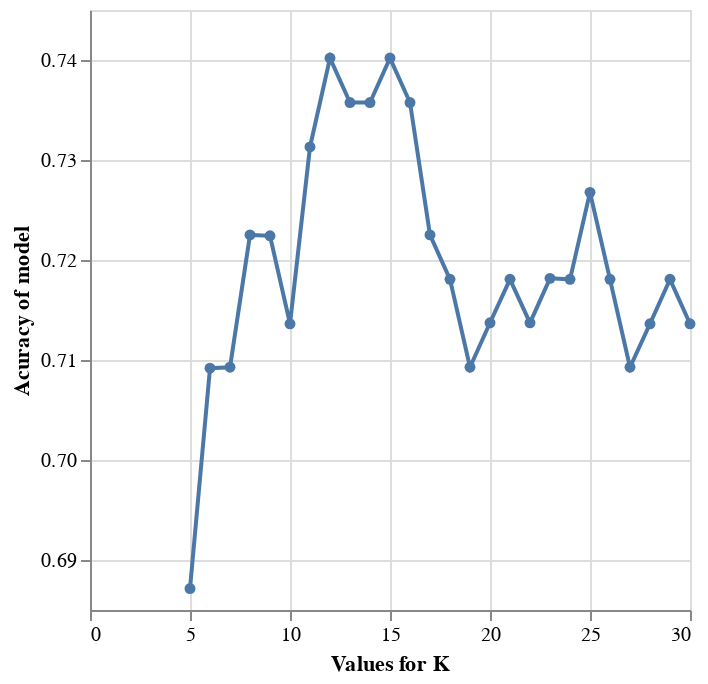

The cell this chart's notebook holds for it:
### Code cell
np.random.seed(1234)
knn = KNeighborsClassifier()
parameter_grid = {
    "n_neighbors": range(5, 31)}
grid_search = GridSearchCV(
    estimator=knn, 
    param_grid=parameter_grid, 
    cv=5, 
    return_train_score=True, 
    n_jobs=-1)
X_heart_train=heart_disease_train[['cholesterol','max_heart_rate','resting_bp']]
y_heart_train=heart_disease_train['diagnosis']
grid_search.fit(X_heart_train, y_heart_train)

grid_results=pd.DataFrame(grid_search.cv_results_)

cross_val_plot = alt.Chart(grid_results).mark_line(point=True).encode(
    x=alt.X("param_n_neighbors").title("Values for K").scale(zero=True),
    y=alt.Y("mean_test_score").title("Acuracy of model").scale(zero=False)
)

cross_val_plot

### Figure 1 — Vega-Lite specification as saved in the notebook (floating-point values rounded to 4 significant figures)
{"config": {"view": {"continuousWidth": 300, "continuousHeight": 300}}, "data": {"name": "data-84d4bf8fcd8cc45e2caf03156ad552e7"}, "mark": {"type": "line", "point": true}, "encoding": {"x": {"field": "param_n_neighbors", "scale": {"zero": true}, "title": "Values for K", "type": "quantitative"}, "y": {"field": "mean_test_score", "scale": {"zero": false}, "title": "Acuracy of model", "type": "quantitative"}}, "$schema": "https://vega.github.io/schema/vega-lite/v5.16.3.json", "datasets": {"data-84d4bf8fcd8cc45e2caf03156ad552e7": [{"mean_fit_time": 0.002929, "std_fit_time": 0.0006232, "mean_score_time": 0.004628, "std_score_time": 0.0002974, "param_n_neighbors": 5, "params": {"n_neighbors": 5}, "split0_test_score": 0.6957, "split1_test_score": 0.6957, "split2_test_score": 0.6667, "split3_test_score": 0.6667, "split4_test_score": 0.7111, "mean_test_score": 0.6871, "std_test_score": 0.01765, "rank_test_score": 26, "split0_train_score": 0.779, "split1_train_score": 0.7569, "split2_train_score": 0.7747, "split3_train_score": 0.7857, "split4_train_score": 0.7582, "mean_train_score": 0.7709, "std_train_score": 0.01145}, {"mean_fit_time": 0.002745, "std_fit_time": 0.0003506, "mean_score_time": 0.004698, "std_score_time": 0.0006816, "param_n_neighbors": 6, "params": {"n_neighbors": 6}, "split0_test_score": 0.6957, "split1_test_score": 0.7391, "split2_test_score": 0.6889, "split3_test_score": 0.6889, "split4_test_score": 0.7333, "mean_test_score": 0.7092, "std_test_score": 0.0223, "rank_test_score": 25, "split0_train_score": 0.768, "split1_train_score": 0.7459, "split2_train_score": 0.7527, "split3_train_score": 0.7582, "split4_train_score": 0.7527, "mean_train_score": 0.7555, "std_train_score": 0.00736}, {"mean_fit_time": 0.002941, "std_fit_time": 0.0003934, "mean_score_time": 0.004496, "std_score_time": 0.0002119, "param_n_neighbors": 7, "params": {"n_neighbors": 7}, "split0_test_score": 0.6957, "split1_test_score": 0.7174, "split2_test_score": 0.7333, "split3_test_score": 0.6667, "split4_test_score": 0.7333, "mean_test_score": 0.7093, "std_test_score": 0.0254, "rank_test_score": 22, "split0_train_score": 0.7569, "split1_train_score": 0.7514, "split2_train_score": 0.7637, "split3_train_score": 0.7692, "split4_train_score": 0.7253, "mean_train_score": 0.7533, "std_train_score": 0.01526}, {"mean_fit_time": 0.002711, "std_fit_time": 0.0002581, "mean_score_time": 0.004418, "std_score_time": 0.000204, "param_n_neighbors": 8, "params": {"n_neighbors": 8}, "split0_test_score": 0.6957, "split1_test_score": 0.7391, "split2_test_score": 0.7556, "split3_test_score": 0.7111, "split4_test_score": 0.7111, "mean_test_score": 0.7225, "std_test_score": 0.02168, "rank_test_score": 8, "split0_train_score": 0.7403, "split1_train_score": 0.7624, "split2_train_score": 0.7637, "split3_train_score": 0.7637, "split4_train_score": 0.7308, "mean_train_score": 0.7522, "std_train_score": 0.01394}, {"mean_fit_time": 0.00274, "std_fit_time": 0.0002656, "mean_score_time": 0.0044, "std_score_time": 0.0003149, "param_n_neighbors": 9, "params": {"n_neighbors": 9}, "split0_test_score": 0.7174, "split1_test_score": 0.7391, "split2_test_score": 0.7333, "split3_test_score": 0.6889, "split4_test_score": 0.7333, "mean_test_score": 0.7224, "std_test_score": 0.01826, "rank_test_score": 10, "split0_train_score": 0.7569, "split1_train_score": 0.7403, "split2_train_score": 0.7308, "split3_train_score": 0.7363, "split4_train_score": 0.7143, "mean_train_score": 0.7357, "std_train_score": 0.01382}, {"mean_fit_time": 0.003051, "std_fit_time": 0.0006364, "mean_score_time": 0.005006, "std_score_time": 0.00096, "param_n_neighbors": 10, "params": {"n_neighbors": 10}, "split0_test_score": 0.7174, "split1_test_score": 0.7174, "split2_test_score": 0.7333, "split3_test_score": 0.6889, "split4_test_score": 0.7111, "mean_test_score": 0.7136, "std_test_score": 0.01439, "rank_test_score": 19, "split0_train_score": 0.7514, "split1_train_score": 0.7569, "split2_train_score": 0.7363, "split3_train_score": 0.7418, "split4_train_score": 0.7143, "mean_train_score": 0.7401, "std_train_score": 0.01479}, {"mean_fit_time": 0.002697, "std_fit_time": 0.0002455, "mean_score_time": 0.004465, "std_score_time": 0.0002528, "param_n_neighbors": 11, "params": {"n_neighbors": 11}, "split0_test_score": 0.7174, "split1_test_score": 0.7391, "split2_test_score": 0.7333, "split3_test_score": 0.7111, "split4_test_score": 0.7556, "mean_test_score": 0.7313, "std_test_score": 0.01584, "rank_test_score": 6, "split0_train_score": 0.7459, "split1_train_score": 0.7569, "split2_train_score": 0.7363, "split3_train_score": 0.7473, "split4_train_score": 0.7418, "mean_train_score": 0.7456, "std_train_score": 0.00682}, {"mean_fit_time": 0.002494, "std_fit_time": 8.905e-05, "mean_score_time": 0.004223, "std_score_time": 5.5e-05, "param_n_neighbors": 12, "params": {"n_neighbors": 12}, "split0_test_score": 0.7174, "split1_test_score": 0.7391, "split2_test_score": 0.7333, "split3_test_score": 0.7333, "split4_test_score": 0.7778, "mean_test_score": 0.7402, "std_test_score": 0.02014, "rank_test_score": 1, "split0_train_score": 0.7569, "split1_train_score": 0.7569, "split2_train_score": 0.7473, "split3_train_score": 0.7637, "split4_train_score": 0.7363, "mean_train_score": 0.7522, "std_train_score": 0.009548}, {"mean_fit_time": 0.002645, "std_fit_time": 0.0001739, "mean_score_time": 0.004326, "std_score_time": 0.0001071, "param_n_neighbors": 13, "params": {"n_neighbors": 13}, "split0_test_score": 0.7174, "split1_test_score": 0.7391, "split2_test_score": 0.7556, "split3_test_score": 0.7111, "split4_test_score": 0.7556, "mean_test_score": 0.7357, "std_test_score": 0.01866, "rank_test_score": 3, "split0_train_score": 0.7569, "split1_train_score": 0.7624, "split2_train_score": 0.7418, "split3_train_score": 0.7582, "split4_train_score": 0.7418, "mean_train_score": 0.7522, "std_train_score": 0.008734}, {"mean_fit_time": 0.00255, "std_fit_time": 6.486e-05, "mean_score_time": 0.004387, "std_score_time": 0.000173, "param_n_neighbors": 14, "params": {"n_neighbors": 14}, "split0_test_score": 0.7174, "split1_test_score": 0.7391, "split2_test_score": 0.7556, "split3_test_score": 0.7111, "split4_test_score": 0.7556, "mean_test_score": 0.7357, "std_test_score": 0.01866, "rank_test_score": 3, "split0_train_score": 0.7569, "split1_train_score": 0.7624, "split2_train_score": 0.7473, "split3_train_score": 0.7582, "split4_train_score": 0.7253, "mean_train_score": 0.75, "std_train_score": 0.01333}, {"mean_fit_time": 0.002618, "std_fit_time": 0.0001254, "mean_score_time": 0.004381, "std_score_time": 0.0001223, "param_n_neighbors": 15, "params": {"n_neighbors": 15}, "split0_test_score": 0.7174, "split1_test_score": 0.7391, "split2_test_score": 0.7778, "split3_test_score": 0.7333, "split4_test_score": 0.7333, "mean_test_score": 0.7402, "std_test_score": 0.02014, "rank_test_score": 1, "split0_train_score": 0.7514, "split1_train_score": 0.7735, "split2_train_score": 0.7418, "split3_train_score": 0.7637, "split4_train_score": 0.7473, "mean_train_score": 0.7555, "std_train_score": 0.01153}, {"mean_fit_time": 0.002647, "std_fit_time": 0.0002616, "mean_score_time": 0.004551, "std_score_time": 0.00026, "param_n_neighbors": 16, "params": {"n_neighbors": 16}, "split0_test_score": 0.7174, "split1_test_score": 0.7391, "split2_test_score": 0.7556, "split3_test_score": 0.7333, "split4_test_score": 0.7333, "mean_test_score": 0.7357, "std_test_score": 0.01227, "rank_test_score": 3, "split0_train_score": 0.7514, "split1_train_score": 0.7514, "split2_train_score": 0.7418, "split3_train_score": 0.7527, "split4_train_score": 0.7253, "mean_train_score": 0.7445, "std_train_score": 0.01039}, {"mean_fit_time": 0.002591, "std_fit_time": 0.0001037, "mean_score_time": 0.00446, "std_score_time": 0.000189, "param_n_neighbors": 17, "params": {"n_neighbors": 17}, "split0_test_score": 0.7174, "split1_test_score": 0.7174, "split2_test_score": 0.7333, "split3_test_score": 0.7333, "split4_test_score": 0.7111, "mean_test_score": 0.7225, "std_test_score": 0.009128, "rank_test_score": 8, "split0_train_score": 0.7514, "split1_train_score": 0.768, "split2_train_score": 0.7473, "split3_train_score": 0.7637, "split4_train_score": 0.7418, "mean_train_score": 0.7544, "std_train_score": 0.009909}, {"mean_fit_time": 0.002663, "std_fit_time": 0.0002003, "mean_score_time": 0.004305, "std_score_time": 0.0001025, "param_n_neighbors": 18, "params": {"n_neighbors": 18}, "split0_test_score": 0.7174, "split1_test_score": 0.7174, "split2_test_score": 0.7333, "split3_test_score": 0.6889, "split4_test_score": 0.7333, "mean_test_score": 0.7181, "std_test_score": 0.01624, "rank_test_score": 13, "split0_train_score": 0.7459, "split1_train_score": 0.7348, "split2_train_score": 0.7527, "split3_train_score": 0.7473, "split4_train_score": 0.7198, "mean_train_score": 0.7401, "std_train_score": 0.01171}, {"mean_fit_time": 0.002586, "std_fit_time": 0.0001077, "mean_score_time": 0.004422, "std_score_time": 0.0002464, "param_n_neighbors": 19, "params": {"n_neighbors": 19}, "split0_test_score": 0.6739, "split1_test_score": 0.7391, "split2_test_score": 0.7333, "split3_test_score": 0.6889, "split4_test_score": 0.7111, "mean_test_score": 0.7093, "std_test_score": 0.02506, "rank_test_score": 22, "split0_train_score": 0.7403, "split1_train_score": 0.7514, "split2_train_score": 0.7418, "split3_train_score": 0.7473, "split4_train_score": 0.7198, "mean_train_score": 0.7401, "std_train_score": 0.0109}, {"mean_fit_time": 0.002513, "std_fit_time": 5.304e-05, "mean_score_time": 0.00436, "std_score_time": 0.0001206, "param_n_neighbors": 20, "params": {"n_neighbors": 20}, "split0_test_score": 0.6957, "split1_test_score": 0.7174, "split2_test_score": 0.7333, "split3_test_score": 0.6889, "split4_test_score": 0.7333, "mean_test_score": 0.7137, "std_test_score": 0.01858, "rank_test_score": 17, "split0_train_score": 0.7514, "split1_train_score": 0.7403, "split2_train_score": 0.7253, "split3_train_score": 0.7527, "split4_train_score": 0.7253, "mean_train_score": 0.739, "std_train_score": 0.01201}, {"mean_fit_time": 0.002579, "std_fit_time": 0.0001038, "mean_score_time": 0.004327, "std_score_time": 0.0002214, "param_n_neighbors": 21, "params": {"n_neighbors": 21}, "split0_test_score": 0.6957, "split1_test_score": 0.7391, "split2_test_score": 0.7333, "split3_test_score": 0.6889, "split4_test_score": 0.7333, "mean_test_score": 0.7181, "std_test_score": 0.02128, "rank_test_score": 13, "split0_train_score": 0.7459, "split1_train_score": 0.7459, "split2_train_score": 0.7418, "split3_train_score": 0.7527, "split4_train_score": 0.7253, "mean_train_score": 0.7423, "std_train_score": 0.009215}, {"mean_fit_time": 0.002622, "std_fit_time": 8.339e-05, "mean_score_time": 0.004513, "std_score_time": 0.0001637, "param_n_neighbors": 22, "params": {"n_neighbors": 22}, "split0_test_score": 0.6957, "split1_test_score": 0.7174, "split2_test_score": 0.7333, "split3_test_score": 0.6889, "split4_test_score": 0.7333, "mean_test_score": 0.7137, "std_test_score": 0.01858, "rank_test_score": 17, "split0_train_score": 0.7569, "split1_train_score": 0.7403, "split2_train_score": 0.7308, "split3_train_score": 0.7418, "split4_train_score": 0.7253, "mean_train_score": 0.739, "std_train_score": 0.01083}, {"mean_fit_time": 0.002592, "std_fit_time": 9.127e-05, "mean_score_time": 0.004516, "std_score_time": 0.0001754, "param_n_neighbors": 23, "params": {"n_neighbors": 23}, "split0_test_score": 0.6957, "split1_test_score": 0.7174, "split2_test_score": 0.7333, "split3_test_score": 0.6889, "split4_test_score": 0.7556, "mean_test_score": 0.7182, "std_test_score": 0.02446, "rank_test_score": 11, "split0_train_score": 0.7514, "split1_train_score": 0.7348, "split2_train_score": 0.7363, "split3_train_score": 0.7418, "split4_train_score": 0.7308, "mean_train_score": 0.739, "std_train_score": 0.007123}, {"mean_fit_time": 0.002578, "std_fit_time": 7.011e-05, "mean_score_time": 0.004709, "std_score_time": 0.0002537, "param_n_neighbors": 24, "params": {"n_neighbors": 24}, "split0_test_score": 0.7174, "split1_test_score": 0.7174, "split2_test_score": 0.7333, "split3_test_score": 0.6889, "split4_test_score": 0.7333, "mean_test_score": 0.7181, "std_test_score": 0.01624, "rank_test_score": 13, "split0_train_score": 0.7348, "split1_train_score": 0.7348, "split2_train_score": 0.7418, "split3_train_score": 0.7418, "split4_train_score": 0.7363, "mean_train_score": 0.7379, "std_train_score": 0.003212}, {"mean_fit_time": 0.002602, "std_fit_time": 9.224e-05, "mean_score_time": 0.004564, "std_score_time": 0.0002538, "param_n_neighbors": 25, "params": {"n_neighbors": 25}, "split0_test_score": 0.7609, "split1_test_score": 0.7174, "split2_test_score": 0.7333, "split3_test_score": 0.6889, "split4_test_score": 0.7333, "mean_test_score": 0.7268, "std_test_score": 0.02355, "rank_test_score": 7, "split0_train_score": 0.7293, "split1_train_score": 0.7403, "split2_train_score": 0.7473, "split3_train_score": 0.7363, "split4_train_score": 0.7308, "mean_train_score": 0.7368, "std_train_score": 0.006556}, {"mean_fit_time": 0.002706, "std_fit_time": 0.0002701, "mean_score_time": 0.004693, "std_score_time": 0.0003638, "param_n_neighbors": 26, "params": {"n_neighbors": 26}, "split0_test_score": 0.7174, "split1_test_score": 0.7174, "split2_test_score": 0.7333, "split3_test_score": 0.6889, "split4_test_score": 0.7333, "mean_test_score": 0.7181, "std_test_score": 0.01624, "rank_test_score": 13, "split0_train_score": 0.7293, "split1_train_score": 0.7403, "split2_train_score": 0.7418, "split3_train_score": 0.7308, "split4_train_score": 0.7253, "mean_train_score": 0.7335, "std_train_score": 0.006446}, {"mean_fit_time": 0.002861, "std_fit_time": 0.0005866, "mean_score_time": 0.004369, "std_score_time": 0.0001131, "param_n_neighbors": 27, "params": {"n_neighbors": 27}, "split0_test_score": 0.6957, "split1_test_score": 0.7174, "split2_test_score": 0.7333, "split3_test_score": 0.6889, "split4_test_score": 0.7111, "mean_test_score": 0.7093, "std_test_score": 0.01581, "rank_test_score": 22, "split0_train_score": 0.7238, "split1_train_score": 0.7348, "split2_train_score": 0.7473, "split3_train_score": 0.7253, "split4_train_score": 0.7308, "mean_train_score": 0.7324, "std_train_score": 0.00842}, {"mean_fit_time": 0.002902, "std_fit_time": 0.0003197, "mean_score_time": 0.004989, "std_score_time": 0.0003508, "param_n_neighbors": 28, "params": {"n_neighbors": 28}, "split0_test_score": 0.7174, "split1_test_score": 0.7174, "split2_test_score": 0.7333, "split3_test_score": 0.6889, "split4_test_score": 0.7111, "mean_test_score": 0.7136, "std_test_score": 0.01439, "rank_test_score": 19, "split0_train_score": 0.7238, "split1_train_score": 0.7348, "split2_train_score": 0.7418, "split3_train_score": 0.7308, "split4_train_score": 0.7253, "mean_train_score": 0.7313, "std_train_score": 0.00656}, {"mean_fit_time": 0.002492, "std_fit_time": 2.852e-05, "mean_score_time": 0.004537, "std_score_time": 0.0002359, "param_n_neighbors": 29, "params": {"n_neighbors": 29}, "split0_test_score": 0.7174, "split1_test_score": 0.7174, "split2_test_score": 0.7333, "split3_test_score": 0.7111, "split4_test_score": 0.7111, "mean_test_score": 0.7181, "std_test_score": 0.008133, "rank_test_score": 12, "split0_train_score": 0.7238, "split1_train_score": 0.7238, "split2_train_score": 0.7418, "split3_train_score": 0.7198, "split4_train_score": 0.7253, "mean_train_score": 0.7269, "std_train_score": 0.007666}, {"mean_fit_time": 0.002669, "std_fit_time": 9.743e-05, "mean_score_time": 0.004614, "std_score_time": 0.0001156, "param_n_neighbors": 30, "params": {"n_neighbors": 30}, "split0_test_score": 0.7174, "split1_test_score": 0.7174, "split2_test_score": 0.7333, "split3_test_score": 0.6889, "split4_test_score": 0.7111, "mean_test_score": 0.7136, "std_test_score": 0.01439, "rank_test_score": 19, "split0_train_score": 0.7182, "split1_train_score": 0.7238, "split2_train_score": 0.7363, "split3_train_score": 0.7198, "split4_train_score": 0.7198, "mean_train_score": 0.7236, "std_train_score": 0.006609}]}}
